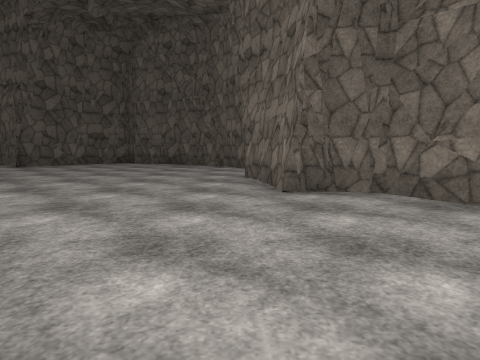
[1] (above)

15 first-person views from a walk through a scene from a Unity 3-D project. The camera is 1.2 m above the floor, tilts 6° down and sees 75° across. The floor is counted in squares, 2 m on a side. Each view is taken from the middle of a square. On the plan, view 1 faces up. The plan holds only what a view shows up to about 9 squares ahead; the rest is blank. The place goes on beyond the plan. The player character is not drawn. Some animated figures are not drawn. Door leaves are left out, so doorways stand open. Surface patterns are stand-ins for the level's own textures.

[2]
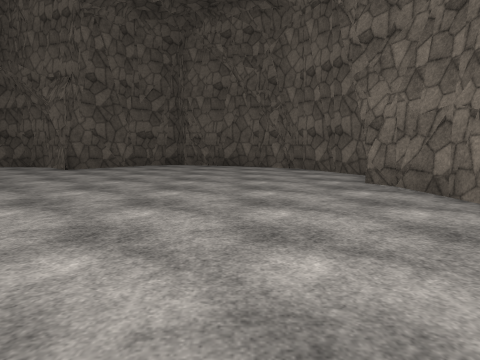

[3]
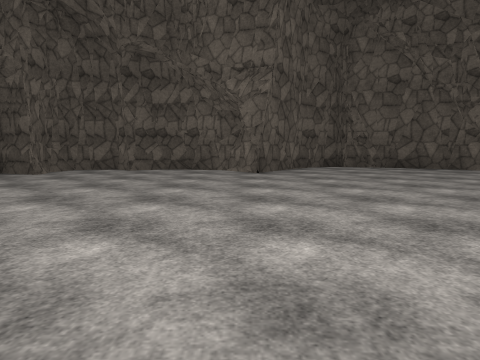

[4]
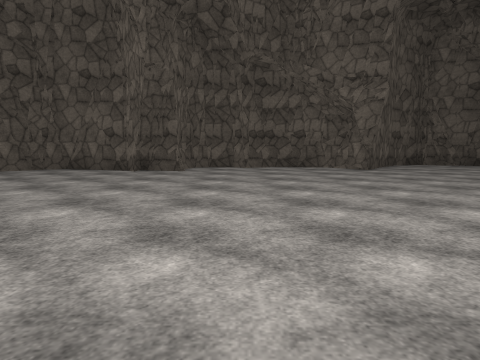

[5]
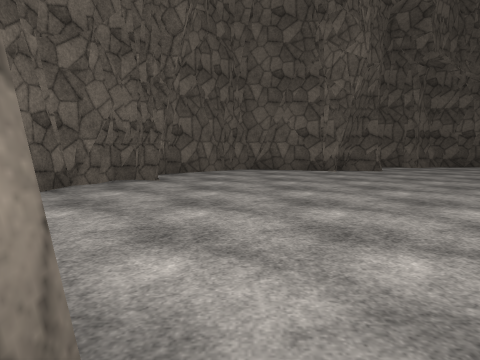

[6]
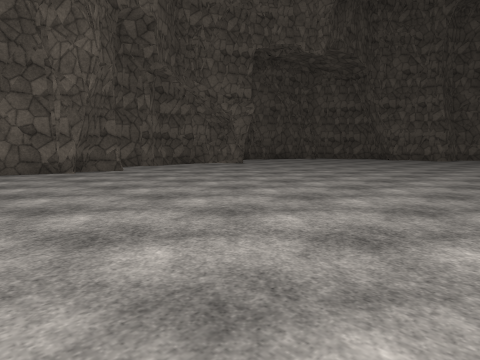

[7]
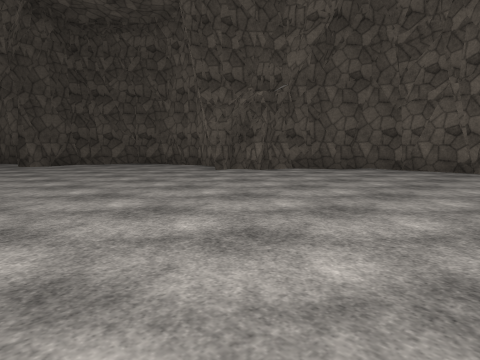

[8]
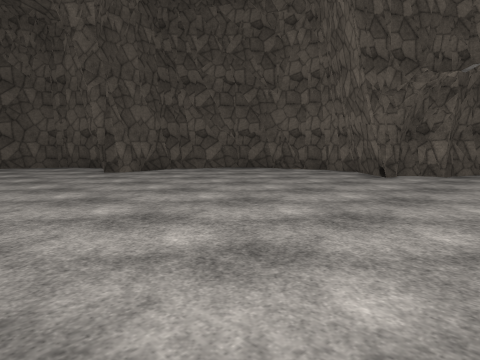

[9]
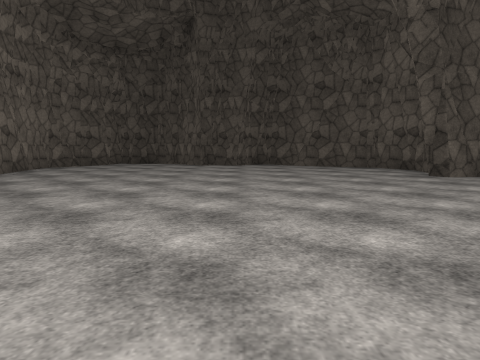

[10]
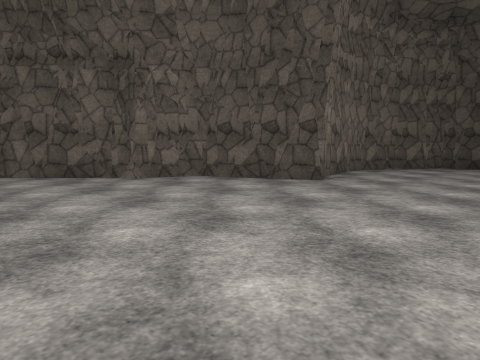

[11]
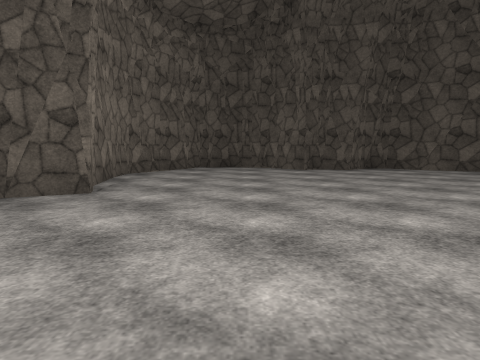

[12]
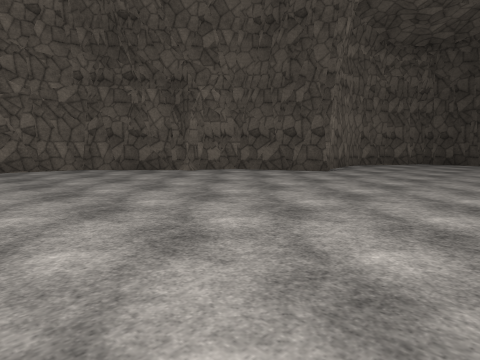

[13]
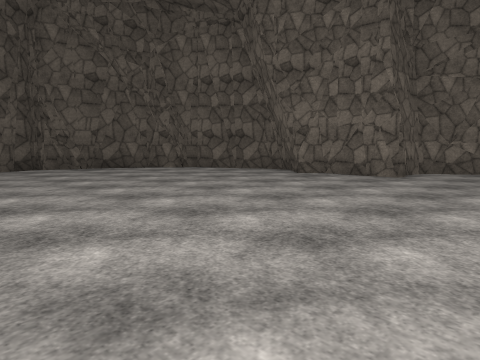

[14]
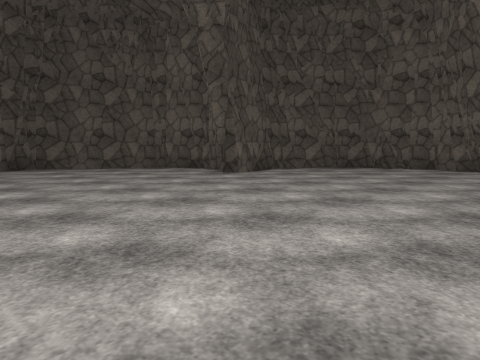

[15]
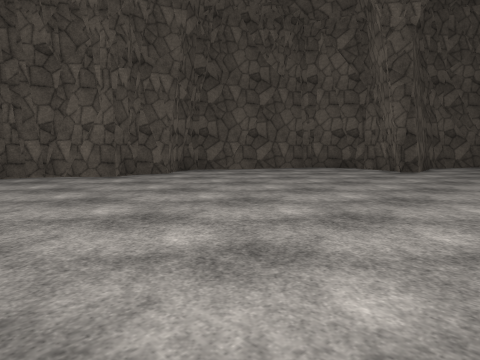

### Floor plan
Points are (right, up) in squares from view 1. A wall is a line through its corners. A room is listed if a view was taken in it or the views show most of it. See-through windows are left out.
Room 1 (views 1, 2, 3, 4, 5, 6, 7, 8, 9, 10, 11, 12, 13, 14, 15)
walls: (-6.7, 9.5) (-7.2, 10) (-8.3, 10.4); (-2.1, -4.1) (0.1, -3); (-7.1, 9.9) (-8, 10.3) (-9.1, 10.5) (-9.8, 10.2); (0.6, 4.7) (0.2, 6.4); (0.3, 5.7) (0.1, 6.3) (0.6, 7.1); (-15.1, 0.7) (-14.7, 0.8) (-14.4, 0.5) (-15.3, -0.5); (-15.2, 1.2) (-14.9, 0.8); (-15, 0) (-15.3, -0.6) (-15.4, -1.2); (-0.8, -3.5) (-0.1, -3.2) (0.6, -2.3); (-11.9, 8.9) (-12.5, 9.1); (-12.6, -4.4) (-11.2, -4.3) (-10.9, -4.6) (-11.3, -5) (-11.5, -5.6) (-10.8, -7) (-8, -8.7) (-7.5, -8.6); (-15.2, -0.5) (-15.4, -1) (-15.2, -2.4); (0.7, -1.8) (1.2, -1.5); (0.7, -1.8) (2.7, 0) (3, 1.9); (1.3, 4.2) (0.6, 4.1) (0.5, 5); (-12.5, 8.6) (-12.9, 9.1) (-14.6, 9.5) (-15.2, 9.3); (-12.5, 8.7) (-12.9, 9); (0.3, -2.7) (0.7, -2.1); (1.4, 4.2) (0.9, 4.1); (0.1, -3.1) (0.7, -1.9) (1.1, -1.7); (-10.1, 10.2) (-10.9, 10.3) (-11.4, 10.1) (-11.6, 9.4) (-11.5, 8.9); (-9.2, 10.6) (-9.9, 10.1); (-11.5, 9.7) (-11.5, 8.7) (-12.4, 8.9); (-14.3, -3.4) (-13.3, -4.2); (-15.3, -1.9) (-15.1, -2.5) (-13.9, -3.9); (-5.2, 11) (-6.5, 9.2) (-7.4, 10.1); (-16.4, 2.3) (-15.7, 1.5) (-15.3, 1.5) (-15.3, 1); (0.7, 7.5) (-0.4, 9.6) (-0.6, 9.9); (2.5, 3) (1.9, 4.2) (1.1, 4.3) (0.6, 4); (-3.3, 11) (-3.8, 11.4) (-4.1, 11.4); (-4.3, 11.5) (-4.8, 11.2); (-1.5, -6.3) (-1.7, -4.7); (-3.4, 11.3) (-3.9, 11.5) (-4.5, 11.4); (-0.9, 10.1) (-3.1, 11.3); (-0.4, 9.7) (-1.5, 10.4); (-7.1, -8.2) (-6.2, -8.4); (-1.5, -6.6) (-1.5, -6.1); (-14.2, 9.4) (-15.1, 9.4) (-16.7, 7.8); (-5.7, -8.3) (-4.8, -9.1) (-4.2, -9.3); (-16.4, 6.7) (-16.8, 6.7) (-16.9, 6.7) (-17.2, 6.4); (-8.1, -8.6) (-7.4, -8.6); (-17.7, 3.8) (-16.1, 1.8); (-5.2, -8.8) (-4.6, -9.2); (-2, -7.8) (-1.6, -6.9); (-17.1, 6.6) (-17.6, 5.7) (-17.8, 4.2) (-17.5, 3.6); (-3.6, -9.3) (-3, -9.1) (-2.5, -8.7); (-3.2, -9.2) (-2.7, -8.9) (-1.6, -7.4)

Positions as (right, up) in squares from view 1, and headings:
1: (0, 0), facing up
2: (-2, 1), facing up
3: (-7, 2), facing up
4: (-10, 1), facing up
5: (-15, 1), facing up
6: (-15, 1), facing up-right
7: (-9, 7), facing down-left
8: (-8, 3), facing down-left
9: (-7, 2), facing down
10: (-5, 1), facing down-right
11: (-4, 0), facing down
12: (-6, 3), facing down-right
13: (-6, 2), facing up-right
14: (-6, 1), facing down-left
15: (-3, -2), facing down-left
